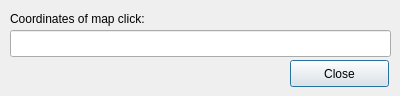
<?xml version="1.0" encoding="UTF-8"?>
<ui version="4.0">
 <class>WhereAmIDialogBase</class>
 <widget class="QDialog" name="WhereAmIDialogBase">
  <property name="geometry">
   <rect>
    <x>0</x>
    <y>0</y>
    <width>400</width>
    <height>96</height>
   </rect>
  </property>
  <property name="windowTitle">
   <string>Where Am I?</string>
  </property>
  <widget class="QLabel" name="label">
   <property name="geometry">
    <rect>
     <x>10</x>
     <y>10</y>
     <width>181</width>
     <height>17</height>
    </rect>
   </property>
   <property name="text">
    <string>Coordinates of map click:</string>
   </property>
   <property name="wordWrap">
    <bool>false</bool>
   </property>
   <property name="margin">
    <number>0</number>
   </property>
  </widget>
  <widget class="QLineEdit" name="lineEdit">
   <property name="geometry">
    <rect>
     <x>10</x>
     <y>30</y>
     <width>381</width>
     <height>27</height>
    </rect>
   </property>
  </widget>
  <widget class="QPushButton" name="pushButton">
   <property name="geometry">
    <rect>
     <x>290</x>
     <y>60</y>
     <width>99</width>
     <height>27</height>
    </rect>
   </property>
   <property name="text">
    <string>Close</string>
   </property>
  </widget>
 </widget>
 <resources/>
 <connections>
  <connection>
   <sender>pushButton</sender>
   <signal>pressed()</signal>
   <receiver>WhereAmIDialogBase</receiver>
   <slot>reject()</slot>
   <hints>
    <hint type="sourcelabel">
     <x>324</x>
     <y>81</y>
    </hint>
    <hint type="destinationlabel">
     <x>240</x>
     <y>77</y>
    </hint>
   </hints>
  </connection>
 </connections>
</ui>
